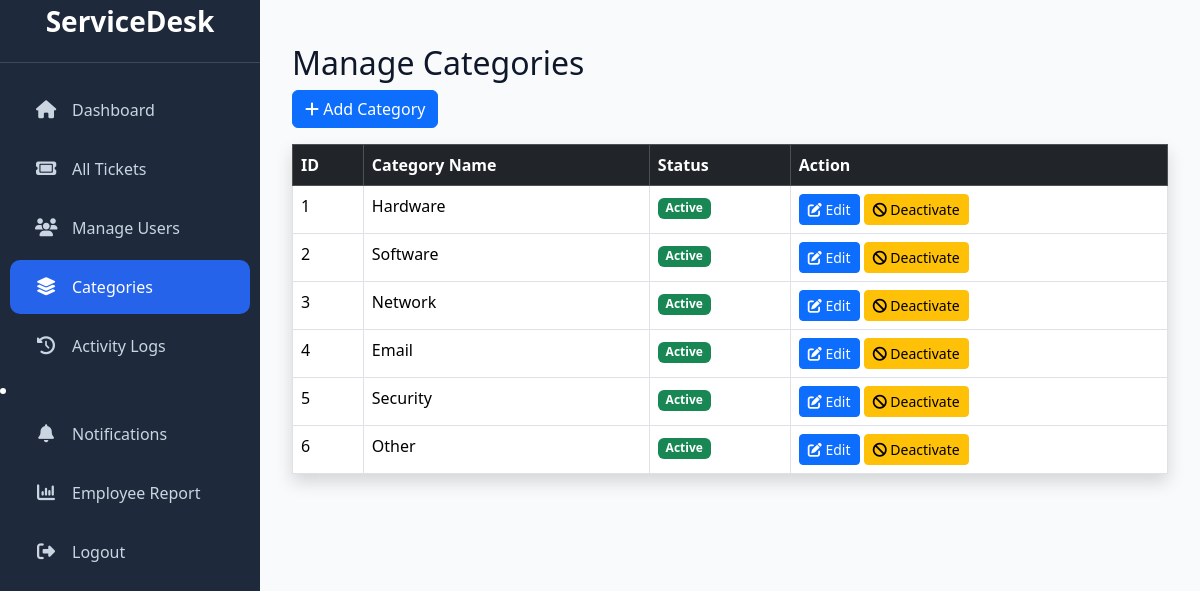
Screenshot of /admin/categories.php (signed in) with the database file from the repository.
### tables this page shows
CREATE TABLE categories (
    ID INT AUTO_INCREMENT PRIMARY KEY,
    CategoryName VARCHAR(100) NOT NULL UNIQUE,
    IsActive TINYINT(1) DEFAULT 1
);

### admin/categories.php (the view, shortened to what this page needs)
<?php
include '../includes/db.php';
$query = "SELECT * FROM categories ORDER BY ID ASC";
$result = mysqli_query($conn,$query);
?>
<!DOCTYPE html>
<html>
<head>
<link rel="stylesheet" href="../assets/css/style.css">
<link href="https://cdn.jsdelivr.net/npm/bootstrap@5.3.3/dist/css/bootstrap.min.css" rel="stylesheet">
<link rel="stylesheet"
href="https://cdnjs.cloudflare.com/ajax/libs/font-awesome/6.6.0/css/all.min.css">
</head>
<body>
<?php include 'includes/sidebar.php'; ?>
<div class="main-content">
<div class="container-fluid mt-4">
<h2>Manage Categories</h2>
<a href="add_category.php" class="btn btn-primary mb-3">
<i class="fa fa-plus"></i> Add Category
</a>
<table class="table table-bordered table-hover shadow">
<thead class="table-dark">
<tr>
<th>ID</th>
<th>Category Name</th>
<th>Status</th>
<th>Action</th>
</tr>
</thead>
<tbody>
<?php
while($row=mysqli_fetch_assoc($result))
{
?>
<tr>
<td>
<?php echo $row['ID']; ?>
</td>
<td>
<?php echo $row['CategoryName']; ?>
</td>
<td>
<?php
if($row['IsActive']==1)
{
    echo '<span class="badge bg-success">Active</span>';
}
else
{
    echo '<span class="badge bg-danger">Inactive</span>';
}
?>
</td>
<td>
<a href="edit_category.php?id=<?php echo $row['ID']; ?>"
class="btn btn-primary btn-sm">
<i class="fa fa-edit"></i>
Edit
</a>
<?php
if($row['IsActive']==1)
{
?>
<a
href="toggle_category.php?id=<?php echo $row['ID']; ?>&status=0"
class="btn btn-warning btn-sm"
onclick="return confirm('Deactivate this category?')">
<i class="fa fa-ban"></i>
Deactivate
</a>
<?php
}
?>
</td>
</tr>
<?php
}
?>
</tbody>
</table>
</div>
</div>
</body>
</html>

### assets/css/style.css (style rules this page uses)
:root { --primary:#2563EB; --primary-dark:#1D4ED8; --sidebar:#1E293B; --background:#F8FAFC; --white:#FFFFFF; --border:#E5E7EB; --text:#0F172A; --secondary:#64748B; --success:#22C55E; --warning:#F59E0B; --danger:#EF4444; }
* { margin:0; padding:0; box-sizing:border-box; font-family:'Segoe UI',sans-serif; }
body { background:var(--background); color:var(--text); }
body { background: #F8FAFC; }
.main-content { margin-left: 260px !important; padding: 20px 10px !important; min-height: 100vh; width: calc(100% - 260px) !important; box-sizing: border-box; }
.main-content { margin-left: 260px !important; width: calc(100% - 260px) !important; padding-left: 20px !important; padding-right: 20px !important; }

### rows the page displays
categories: ID "1", CategoryName "Hardware", IsActive "Active"
categories: ID "2", CategoryName "Software", IsActive "Active"
categories: ID "3", CategoryName "Network", IsActive "Active"
categories: ID "4", CategoryName "Email", IsActive "Active"
categories: ID "5", CategoryName "Security", IsActive "Active"
categories: ID "6", CategoryName "Other", IsActive "Active"
